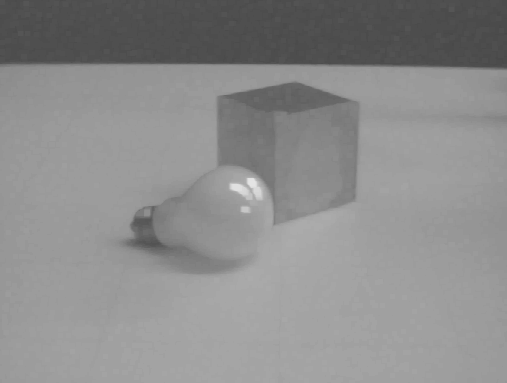
#> input picture Morpho-math/imagesTP/Ampoule.png, 507 x 383 px
$ python TP_1.py
#> lines starting #> are read from the running program, lines starting #| are printed output that depends on the picture
import numpy as np
import cv2
import matplotlib.pyplot as plt


#Récupération de l'image en nuances de gris

image = cv2.imread("imagesTP/Ampoule.png",0)
#> image is the input picture: shape (383, 507); min 71, max 228, mean 140

#Elément structurant S => Cercle de rayon r pixels
r = 12
S = cv2.getStructuringElement(cv2.MORPH_ELLIPSE,(r,r))

#Calcul du gradient morphologique de notre image
grad_morph = cv2.dilate(image,S,1)-cv2.erode(image,S,1)
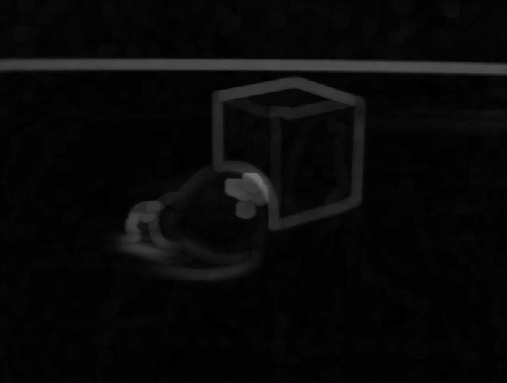
#> grad_morph: shape (383, 507); min 0, max 111, mean 8.3

#Ouverture de notre image
im_ouv =cv2.dilate(cv2.erode(image,S,1),S,1)

#Calcul du gradient morphologique de notre image ouverte
grad_morph_ouv = cv2.dilate(im_ouv,S,1) - cv2.erode(im_ouv,S,1)


plt.subplot(221)
plt.imshow(image,'gray')
plt.title("Image d'origine")

plt.subplot(222)
plt.imshow(grad_morph,'gray')
plt.title("Gradient morphologique de notre image d'origine")

plt.subplot(223)
plt.imshow(im_ouv,'gray')
plt.title("Image d'origine ouverte")

plt.subplot(224)
plt.imshow(grad_morph_ouv,'gray')
plt.title("Gradient morphologique de notre image ouverte")
plt.show()
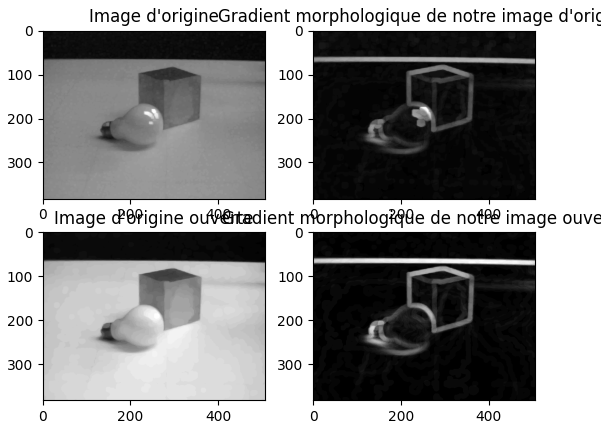
#> figure drawn by matplotlib, 4 panels

$ run again, with Morpho-math/imagesTP/angiogram.png copied over Morpho-math/imagesTP/Ampoule.png
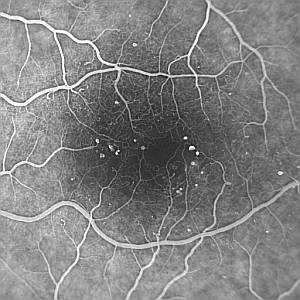
#> input picture Morpho-math/imagesTP/angiogram.png, 300 x 300 px
#> image is the input picture: shape (300, 300); min 11, max 255, mean 129.7
#> `grad_morph_ouv = cv2.dilate(im_ouv,S,1) - cv2.erode(im_ouv,S,1)`:
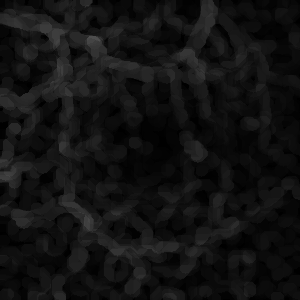
#> grad_morph_ouv: shape (300, 300); min 0, max 77, mean 18
#> `plt.show()`:
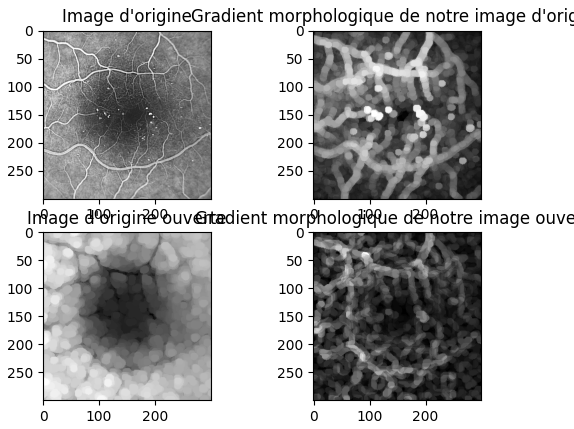
#> figure drawn by matplotlib, 4 panels
